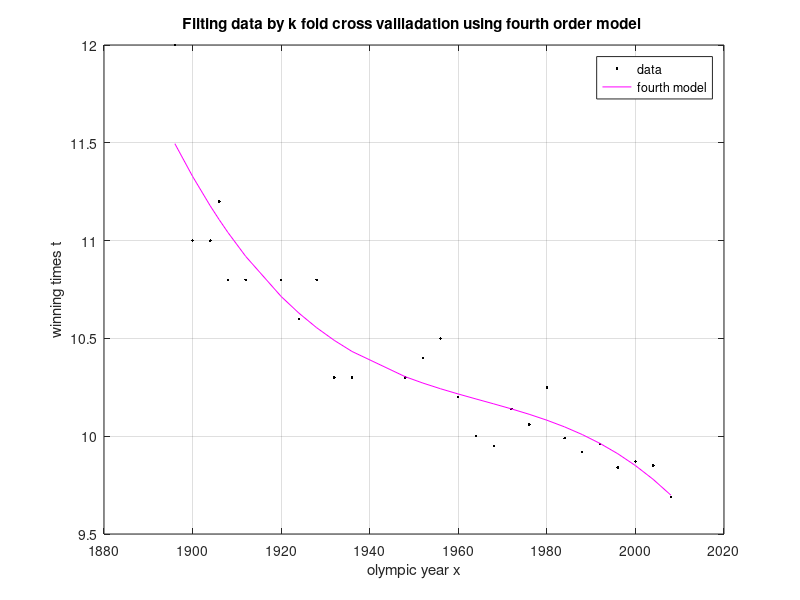

Reproduce this figure in MATLAB.
%BANDA NAVEEN-22104061(Assignment-1)
%problem3b: 3 fold cross valiladation using fourth order model 
clc;
clear all;
close all;
load('olympic_data.mat','data');%loading the olympic data from the text
x=data(1:end,1);%data of years 
t=data(1:end,2);%data of winning times to cooresponding years
X=[ones(length(x),1) x x.^2 x.^3 x.^4];%matrix w.r.t to first order model before estimate
w=zeros(5,3);
avgerror=zeros(1,3);
%% using first two folds to make model and last fold for validation
x1=x(1:18);
X1=[ones(length(x1),1) x1 x1.^2 x1.^3 x1.^4];
w(:,1)=(inv(X1'*X1+0.001*18*eye(5)))*(X1')*t(1:18);
t1=X*w(:,1);
e1=t1(19:27)-t(19:27);
avgerror(1)=mean(e1.^2);% average validation error of last fold data values
%% second and third fold used to fit the data and first one is for validation
x2=x(10:27);
X2=[ones(length(x2),1) x2 x2.^2 x2.^3 x2.^4];
w(1:end,2)=(inv((X2')*X2+0.001*18*eye(5)))*(X2')*t(10:27);
t2=X*w(1:end,2);
e2=t2(1:9)-t(1:9);
avgerror(2)=mean(e2.^2);% average validation error of first fold data values
%% first and third fold used to fit the data and second one is for validation
s1=data(1:9,1)';
s2=data(19:27,1)';
x3=[s1 s2]';
s3=data(1:9,2)';
s4=data(19:27,2)';
te=[s3 s4]';
X3=[ones(length(x3),1) x3 x3.^2 x3.^3 x3.^4];
w(1:end,3)=(inv((X3')*X3+0.00001*18*eye(5)))*(X3')*te;%regularization is used to avoid poor condtion of matrix
t3=X*w(1:end,3);
e3=t3(10:18)-t(10:18);;% average validation error of second fold data values
avgerror(3)=mean(e3.^2);
%% deciding of minimum error and fiiting the data coresponding least avaerage error
[C,I] = min(avgerror);
t_final=X*w(:,I);
plot(x,t,'k.')
hold on;
grid on
plot(x,t_final,'m')
xlabel('olympic year x')
ylabel('winning times t')
legend('data','fourth model')
title('Fiiting data by k fold cross valiladation using fourth order model ')

